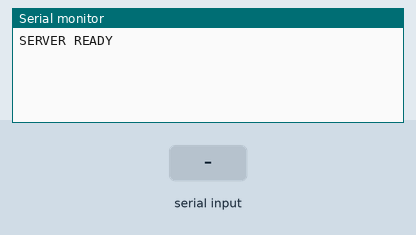
Simulated run of this sketch. Board: Arduino Uno, built with avr-gcc and run on an emulated ATmega328P. On the bench: the last lines printed to the serial monitor. Inputs (shaded band) come from the test bench.

Above: at 1.2 s.
1.3 s: "1\n" received over Serial
At 2.3 s:
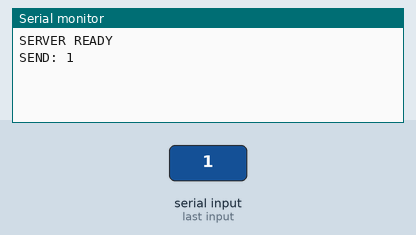
2.8 s: byte 10 ('\n') received over Serial
At 3.4 s:
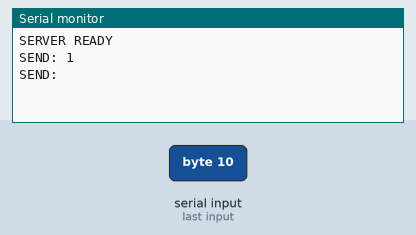
4.3 s: "0\n" received over Serial
At 5.8 s:
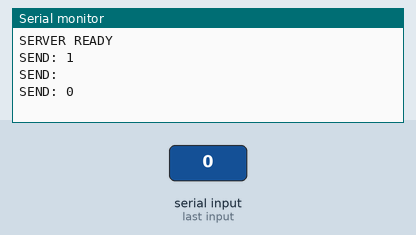

Measured:
- after the input at 1.3 s, the serial monitor: prints a new line at once (image 1)
- after the input at 2.8 s, the serial monitor: prints a new line at once (image 2)
- after the input at 4.3 s, the serial monitor: prints a new line at once (image 3)

The sketch:

Server.ino
```cpp
/**
 * Server - Wireless communication to drive LED on remote device
 * nRF24L01+ pin assignments
 * GND     GND
 * VCC     3v3
 * MISO    12
 * MOSI    11
 * SCK     13
 * CE      8
 * CSN     7
 */

#include <SPI.h>
#include <Mirf.h>
#include <nRF24L01.h>
#include <MirfHardwareSpiDriver.h>

const int BAUD = 9600;

String inputString = "";
boolean stringComplete = false;

void setup() {
    Serial.begin(BAUD);
    Mirf.spi = &MirfHardwareSpi;
    Mirf.init();
    Mirf.setRADDR((byte *)"SERVER"); // Receiving Address
    Mirf.payload = sizeof(unsigned long);
    Mirf.config();
    Serial.println("SERVER READY");
}

void loop() {
    if (stringComplete) {
        Serial.print("SEND: ");
        Serial.println(inputString);

        char charBuff[inputString.length()];
        inputString.toCharArray(charBuff, inputString.length());

        Mirf.setTADDR((byte *)"CLIENT");
        Mirf.send((byte *)charBuff);
        while (Mirf.isSending()) {}

        inputString = "";
        stringComplete = false;
    }
}

void serialEvent() {
    while (Serial.available()) {
        char inChar = Serial.read();
        inputString += inChar;
        if (inChar == '\n') {
            stringComplete = true;
        }
    }
}
```
